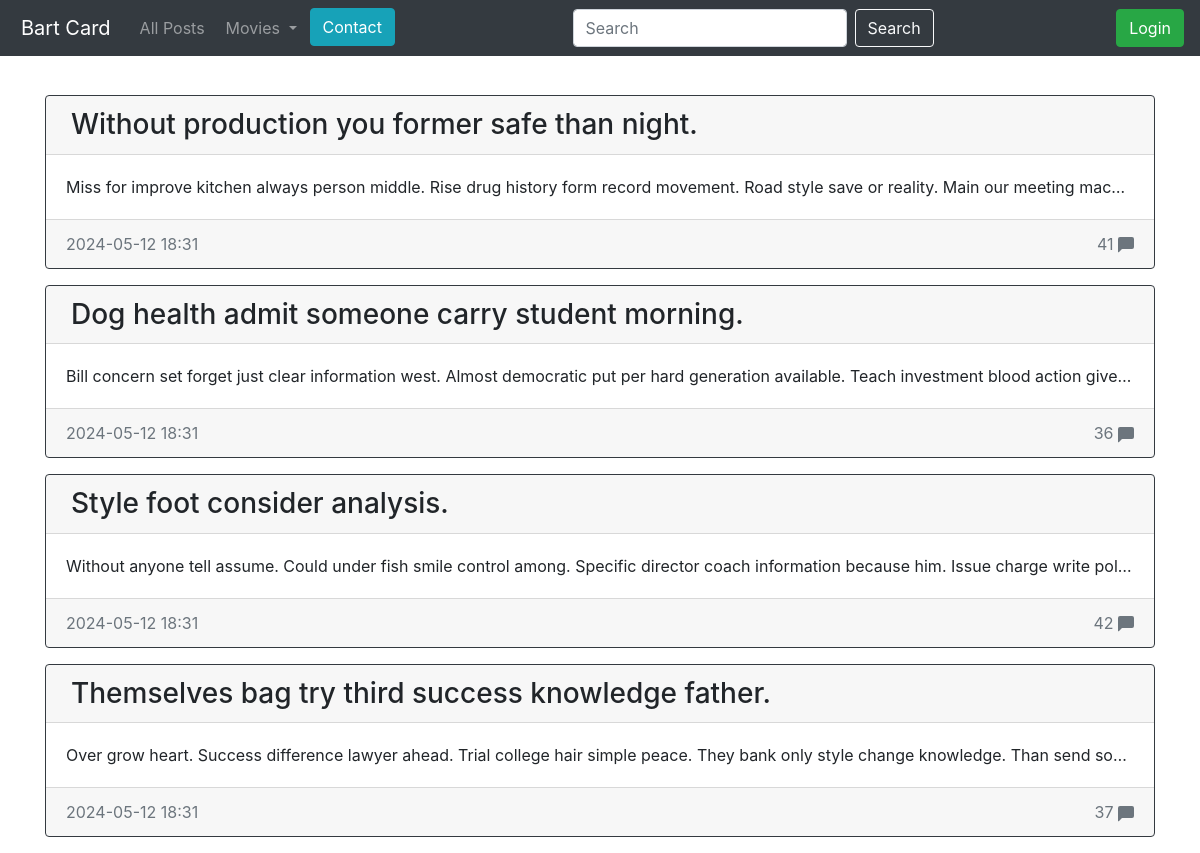
The page / on the database its author committed.
### blog/models.py (models this page shows)
class Entry(db.Model):
    id = db.Column(db.Integer, primary_key=True)  # Identyfikator wpisu
    title = db.Column(db.String(80), nullable=False)  # Tytuł wpisu
    body = db.Column(db.Text, nullable=False)  # Treść wpisu
    pub_date = db.Column(db.DateTime, nullable=False,
                         default=datetime.datetime.utcnow)  # Data publikacji
    is_published = db.Column(db.Boolean, default=False)  # Czy wpis jest opublikowany
    comments = db.relationship('Comment', backref='entry', lazy=True)  # Relacja z komentarzami

### blog/routes.py (the view)
@app.route('/')
def index():
    return posts(limit=4)

### blog/routes.py (called while the page is built)
def show_username():
    user_id = session.get('user_id')
    current_user = Account.query.get(user_id)
    return current_user

def get_list_types():
    return LIST_TYPES

@app.context_processor
def inject_list_types():
    return dict(list_types=get_list_types())

@app.context_processor
def utility_processor():
    def tmdb_image_url(path, size):
        return tmdb_client.get_poster_url(path, size)
    return {'tmdb_image_url': tmdb_image_url}

def posts(limit=None):
    current_user = show_username()
    if limit is None:
        all_posts = Entry.query.filter_by(is_published=True).order_by(Entry.pub_date.desc()).all()
    else:
        all_posts = Entry.query.filter_by(is_published=True).order_by(Entry.pub_date.desc()).limit(limit).all()
    comments_count = {entry.id: len(entry.comments) for entry in all_posts}
    return render_template('homepage.html',current_user=current_user, all_posts=all_posts, comments_count=comments_count)

### blog/templates/homepage.html (shortened to what this page needs)
{% extends 'base.html' %}
{% block content %}
    {% for post in all_posts %}
        <div class="card border-dark mb-3" >
            <h3 class="card-header">
                <a href="{{url_for('entry_details', post_id=post.id)}}" style="color: inherit; text-decoration: inherit;">
                {{post.title}}
                </a>
            </h3>
            <div class="card-body">
                <p class="card-text">
                    {{post.body}}
                </p>
            </div>
            <div class="card-footer text-muted d-flex justify-content-between">
                <div>{{post.pub_date.strftime('%Y-%m-%d %H:%M')}}</div>
                <div class="float-right">
                    {{comments_count[post.id]}}
                    <svg xmlns="http://www.w3.org/2000/svg" width="16" height="16" fill="currentColor" class="bi bi-chat-left-fill" viewBox="0 0 16 16">
                        <path d="M2 0a2 2 0 0 0-2 2v12.793a.5.5 0 0 0 .854.353l2.853-2.853A1 1 0 0 1 4.414 12H14a2 2 0 0 0 2-2V2a2 2 0 0 0-2-2z"/>
                    </svg>
                </div>
            </div>
        </div>
    {% endfor %}
{% endblock content%}

### blog/templates/base.html (shortened to what this page needs)
<!doctype html>
<html lang="en">
<head>
 <link rel="stylesheet" href="https://stackpath.bootstrapcdn.com/bootstrap/4.5.0/css/bootstrap.min.css"
>
</head>
<body>
  <body>
    <nav class="navbar navbar-expand-md navbar-dark bg-dark fixed-top">
      <a class="navbar-brand" href="{{ url_for('index') }}">Bart Card</a>
      <div class="collapse navbar-collapse" id="navbarsExampleDefault">
          <ul class="navbar-nav mr-auto">
              <li class="nav-item">
                  <a class="nav-link" href="{{ url_for('post_all') }}">All Posts</a>
              </li>
              <li class="nav-item dropdown">
                <a class="nav-link dropdown-toggle" href="#" id="navbarDropdown" role="button" data-toggle="dropdown" aria-haspopup="true" aria-expanded="false">
                  Movies
                </a>
              </li>
              <li class="nav-item">
                <a class="btn btn-info " href="{{url_for('contact')}}" role="button">Contact</a>
              </li>
          </ul>
            <form class="form-inline" action="/search_results" method="GET">
              <input class="form-control mr-sm-2" type="text" value="{% if query %}{{ query }}{% endif %}" placeholder="Search" aria-label="Search" name="search_bar">
              <button button class="btn btn-outline-light" type="submit">Search</button>
          </form>
          <ul class="navbar-nav ml-auto">
            {% if session.logged_in %}
                {% if current_user %}
                    <li class="nav-item ml-auto" style="margin-right: 5px;">
                        <span class="nav-link ml-auto">
                            Hi, {{ current_user.username }}!
                        </span>
                    </li>
                {% endif %}
                <li class="nav-item ml-auto">
                    <form class="form-inline my-2 my-lg-0" action="{{ url_for('logout') }}" method="POST">
                        <button class="btn btn-danger my-2 my-sm-0" type="submit">Log Out</button>
                    </form>
                </li>
            {% else %}
                <li class="nav-item ml-auto">
                    <a class="btn btn-success my-2 my-lg-0" href="{{ url_for('login_page') }}">Login</a>
                </li>
            {% endif %}
        </ul>
      </div>
    </nav>
 <main role="main" class="container">
   {% block content %}
   {% endblock %}
 </main>
</html>

### blog/templates/homepage.html (style rules this page uses)
body { padding-top: 5rem; }
.card { margin-top: 15px; }
.card-text { overflow: hidden; text-overflow: ellipsis; white-space: nowrap; }
a { margin-left: 5px; }

### rows shown on the page
Entry: title "Without production you former safe than night.", body "Miss for improve kitchen always person middle. Rise drug history form record movement. Road style save or reality. Main our meeting mac…", pub_date "2024-05-12 18:31", comments_count "41"
Entry: title "Dog health admit someone carry student morning.", body "Bill concern set forget just clear information west. Almost democratic put per hard generation available. Teach investment blood action give…", pub_date "2024-05-12 18:31", comments_count "36"
Entry: title "Style foot consider analysis.", body "Without anyone tell assume. Could under fish smile control among. Specific director coach information because him. Issue charge write pol…", pub_date "2024-05-12 18:31", comments_count "42"
Entry: title "Themselves bag try third success knowledge father.", body "Over grow heart. Success difference lawyer ahead. Trial college hair simple peace. They bank only style change knowledge. Than send so…", pub_date "2024-05-12 18:31", comments_count "37"
